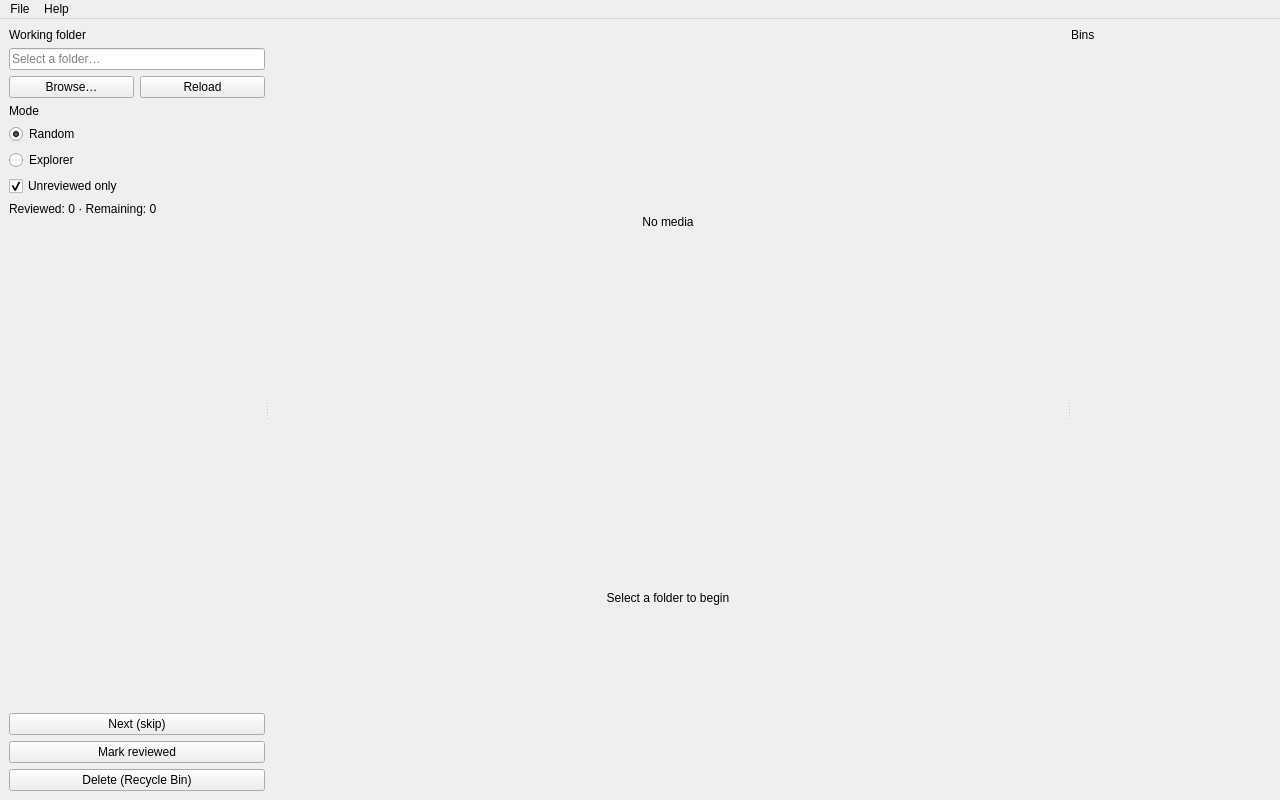
<?xml version="1.0" encoding="UTF-8"?>
<ui version="4.0">
 <class>MainWindow</class>
 <widget class="QMainWindow" name="MainWindow">
  <property name="geometry">
   <rect>
    <x>0</x>
    <y>0</y>
    <width>1280</width>
    <height>800</height>
   </rect>
  </property>
  <property name="windowTitle">
   <string>Media Sorter</string>
  </property>
  <widget class="QWidget" name="centralwidget">
   <layout class="QHBoxLayout" name="horizontalLayout_root">
    <item>
     <widget class="QSplitter" name="splitter_main">
      <property name="orientation">
       <enum>Qt::Orientation::Horizontal</enum>
      </property>
      <widget class="QWidget" name="leftPanel" native="true">
       <property name="minimumSize">
        <size>
         <width>220</width>
         <height>0</height>
        </size>
       </property>
       <property name="maximumSize">
        <size>
         <width>320</width>
         <height>16777215</height>
        </size>
       </property>
       <layout class="QVBoxLayout" name="verticalLayout_left">
        <item>
         <widget class="QLabel" name="label_folder_title">
          <property name="text">
           <string>Working folder</string>
          </property>
         </widget>
        </item>
        <item>
         <widget class="QLineEdit" name="lineEdit_folder">
          <property name="readOnly">
           <bool>true</bool>
          </property>
          <property name="placeholderText">
           <string>Select a folder…</string>
          </property>
         </widget>
        </item>
        <item>
         <layout class="QHBoxLayout" name="horizontalLayout_folder_buttons">
          <item>
           <widget class="QPushButton" name="pushButton_browse">
            <property name="text">
             <string>Browse…</string>
            </property>
           </widget>
          </item>
          <item>
           <widget class="QPushButton" name="pushButton_reload">
            <property name="text">
             <string>Reload</string>
            </property>
           </widget>
          </item>
         </layout>
        </item>
        <item>
         <widget class="QLabel" name="label_mode_title">
          <property name="text">
           <string>Mode</string>
          </property>
         </widget>
        </item>
        <item>
         <widget class="QRadioButton" name="radioButton_random">
          <property name="text">
           <string>Random</string>
          </property>
          <property name="checked">
           <bool>true</bool>
          </property>
         </widget>
        </item>
        <item>
         <widget class="QRadioButton" name="radioButton_explorer">
          <property name="text">
           <string>Explorer</string>
          </property>
         </widget>
        </item>
        <item>
         <widget class="QCheckBox" name="checkBox_unreviewed_only">
          <property name="text">
           <string>Unreviewed only</string>
          </property>
          <property name="checked">
           <bool>true</bool>
          </property>
         </widget>
        </item>
        <item>
         <widget class="QLabel" name="label_stats">
          <property name="text">
           <string>Reviewed: 0 · Remaining: 0</string>
          </property>
          <property name="wordWrap">
           <bool>true</bool>
          </property>
         </widget>
        </item>
        <item>
         <widget class="QLabel" name="label_status">
          <property name="text">
           <string/>
          </property>
          <property name="wordWrap">
           <bool>true</bool>
          </property>
         </widget>
        </item>
        <item>
         <spacer name="verticalSpacer_left">
          <property name="orientation">
           <enum>Qt::Orientation::Vertical</enum>
          </property>
          <property name="sizeHint" stdset="0">
           <size>
            <width>20</width>
            <height>40</height>
           </size>
          </property>
         </spacer>
        </item>
        <item>
         <widget class="QPushButton" name="pushButton_next">
          <property name="text">
           <string>Next (skip)</string>
          </property>
         </widget>
        </item>
        <item>
         <widget class="QPushButton" name="pushButton_mark_reviewed">
          <property name="text">
           <string>Mark reviewed</string>
          </property>
         </widget>
        </item>
        <item>
         <widget class="QPushButton" name="pushButton_delete">
          <property name="text">
           <string>Delete (Recycle Bin)</string>
          </property>
         </widget>
        </item>
       </layout>
      </widget>
      <widget class="QWidget" name="centerPanel" native="true">
       <layout class="QVBoxLayout" name="verticalLayout_center">
        <property name="leftMargin">
         <number>0</number>
        </property>
        <property name="topMargin">
         <number>0</number>
        </property>
        <property name="rightMargin">
         <number>0</number>
        </property>
        <property name="bottomMargin">
         <number>0</number>
        </property>
        <item>
         <widget class="QStackedWidget" name="stackedWidget_center">
          <property name="currentIndex">
           <number>0</number>
          </property>
          <widget class="QWidget" name="page_random">
           <layout class="QVBoxLayout" name="verticalLayout_random">
            <item>
             <widget class="QLabel" name="label_random_name">
              <property name="text">
               <string>No media</string>
              </property>
              <property name="alignment">
               <set>Qt::AlignmentFlag::AlignCenter</set>
              </property>
             </widget>
            </item>
            <item>
             <widget class="QLabel" name="label_random_preview">
              <property name="text">
               <string>Select a folder to begin</string>
              </property>
              <property name="alignment">
               <set>Qt::AlignmentFlag::AlignCenter</set>
              </property>
              <property name="minimumSize">
               <size>
                <width>200</width>
                <height>200</height>
               </size>
              </property>
             </widget>
            </item>
           </layout>
          </widget>
          <widget class="QWidget" name="page_explorer">
           <layout class="QHBoxLayout" name="horizontalLayout_explorer">
            <property name="leftMargin">
             <number>0</number>
            </property>
            <property name="topMargin">
             <number>0</number>
            </property>
            <property name="rightMargin">
             <number>0</number>
            </property>
            <property name="bottomMargin">
             <number>0</number>
            </property>
            <item>
             <widget class="QTreeWidget" name="treeWidget_folders">
              <property name="minimumSize">
               <size>
                <width>160</width>
                <height>0</height>
               </size>
              </property>
              <property name="maximumSize">
               <size>
                <width>280</width>
                <height>16777215</height>
               </size>
              </property>
              <property name="headerHidden">
               <bool>true</bool>
              </property>
              <column>
               <property name="text">
                <string>Folders</string>
               </property>
              </column>
             </widget>
            </item>
            <item>
             <widget class="QListWidget" name="listWidget_files">
              <property name="viewMode">
               <enum>QListView::ViewMode::IconMode</enum>
              </property>
              <property name="resizeMode">
               <enum>QListView::ResizeMode::Adjust</enum>
              </property>
              <property name="movement">
               <enum>QListView::Movement::Static</enum>
              </property>
              <property name="spacing">
               <number>8</number>
              </property>
              <property name="uniformItemSizes">
               <bool>true</bool>
              </property>
             </widget>
            </item>
           </layout>
          </widget>
         </widget>
        </item>
       </layout>
      </widget>
      <widget class="QWidget" name="rightPanel" native="true">
       <property name="minimumSize">
        <size>
         <width>200</width>
         <height>0</height>
        </size>
       </property>
       <property name="maximumSize">
        <size>
         <width>360</width>
         <height>16777215</height>
        </size>
       </property>
       <layout class="QVBoxLayout" name="verticalLayout_right">
        <item>
         <widget class="QLabel" name="label_bins_title">
          <property name="text">
           <string>Bins</string>
          </property>
         </widget>
        </item>
        <item>
         <widget class="QScrollArea" name="scrollArea_bins">
          <property name="widgetResizable">
           <bool>true</bool>
          </property>
          <property name="frameShape">
           <enum>QFrame::Shape::NoFrame</enum>
          </property>
          <widget class="QWidget" name="scrollAreaWidgetContents_bins">
           <property name="geometry">
            <rect>
             <x>0</x>
             <y>0</y>
             <width>180</width>
             <height>400</height>
            </rect>
           </property>
           <layout class="QVBoxLayout" name="verticalLayout_bins">
            <item>
             <spacer name="verticalSpacer_bins">
              <property name="orientation">
               <enum>Qt::Orientation::Vertical</enum>
              </property>
              <property name="sizeHint" stdset="0">
               <size>
                <width>20</width>
                <height>40</height>
               </size>
              </property>
             </spacer>
            </item>
           </layout>
          </widget>
         </widget>
        </item>
       </layout>
      </widget>
     </widget>
    </item>
   </layout>
  </widget>
  <widget class="QMenuBar" name="menuBar">
   <property name="geometry">
    <rect>
     <x>0</x>
     <y>0</y>
     <width>1280</width>
     <height>22</height>
    </rect>
   </property>
   <widget class="QMenu" name="menuFile">
    <property name="title">
     <string>File</string>
    </property>
    <addaction name="actionExit"/>
   </widget>
   <widget class="QMenu" name="menuHelp">
    <property name="title">
     <string>Help</string>
    </property>
    <addaction name="actionAbout"/>
   </widget>
   <addaction name="menuFile"/>
   <addaction name="menuHelp"/>
  </widget>
  <action name="actionExit">
   <property name="text">
    <string>Exit</string>
   </property>
  </action>
  <action name="actionAbout">
   <property name="text">
    <string>About</string>
   </property>
  </action>
 </widget>
 <resources/>
 <connections/>
</ui>
